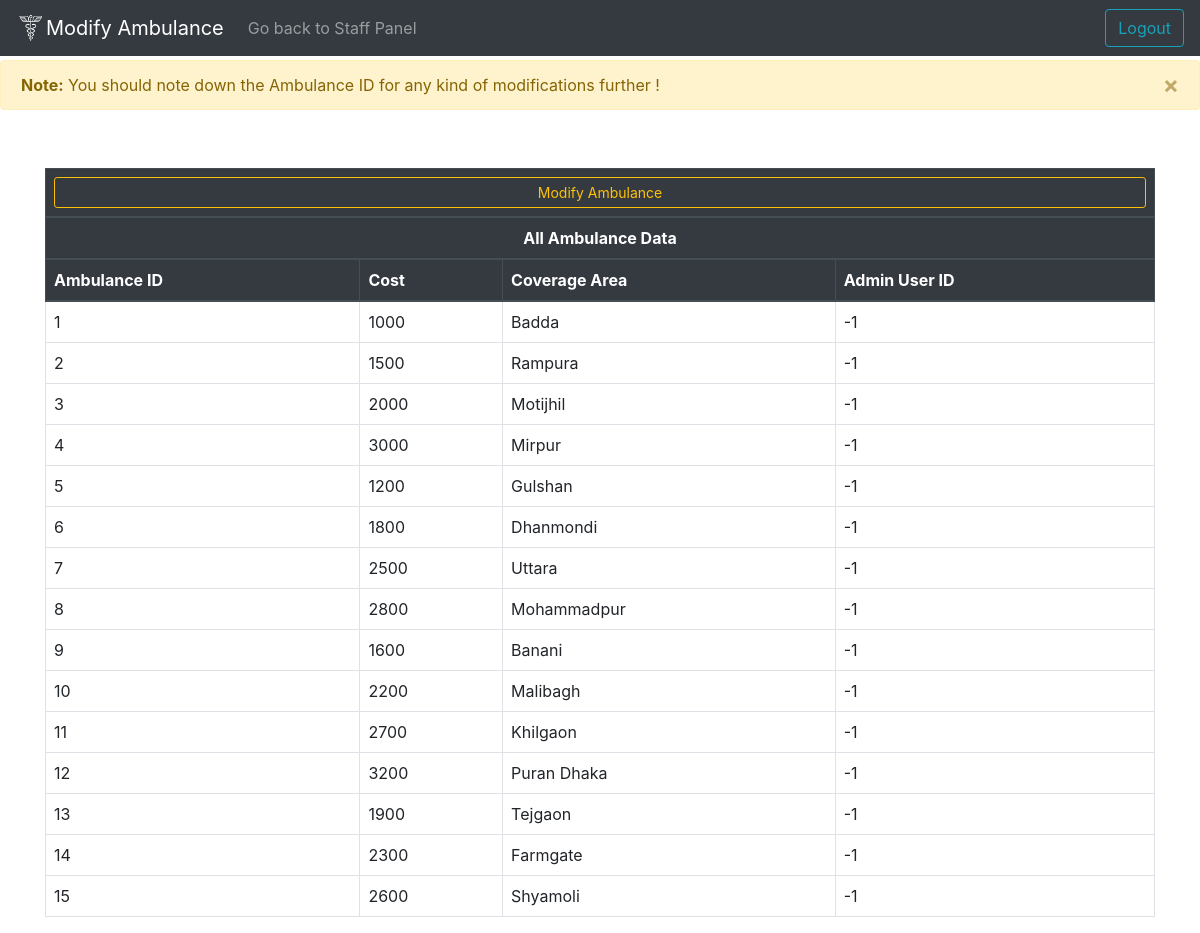
The page /Unicare/staff/ambulance/ambulance.php on the database its author committed.
### tables this page shows
CREATE TABLE `ambulance` (
  `ID` int(10) NOT NULL,
  `Cost` int(11) DEFAULT NULL,
  `Coverage_area` varchar(30) DEFAULT NULL,
  `Admin_user_id` int(10) DEFAULT NULL
);

### Unicare/staff/ambulance/ambulance.php (the view, shortened to what this page needs)
<!DOCTYPE html>
<html lang="en">
<head>
    <link rel="stylesheet" href="../../css/bootstrap/css/bootstrap.min.css">
    <link rel="stylesheet" href="../../css/style.css">
</head>
<body>
<body>
    <nav class="navbar navbar-expand-lg fixed-top navbar-dark bg-dark">
        <a class="navbar-brand" href="#"><img src="../../media/favicon.png" width="30" height="30" class="d-inline-block align-top" alt="">Modify Ambulance</a>
          <div class="collapse navbar-collapse" id="navbarSupportedContent">
          <ul class="navbar-nav mr-auto">
            <li class="nav-item">
            <a class="nav-link" href="../staff_panel.php">Go back to Staff Panel</a>
            </li>
        </ul>
        <a class="btn btn-outline-info ml-aut"  href="../../index.php" role="button" >Logout</a>
      </nav>
    <div class="admin_alert">
    <div class="alert alert-warning alert-dismissible fade show" role="alert">
        <strong>Note:</strong> You should note down the Ambulance ID for any kind of modifications further !
        <button type="button" class="close" data-dismiss="alert" aria-label="Close">
            <span aria-hidden="true">&times;</span>
        </button>
    </div>
        </div>
        <?php
require_once '../../dbconnect.php';
?>
<div class="container mt-5" id="table">
    <div class="table-responsive">
        <table class="table custom-table">
            <thead class="thead-dark">
                <tr>
                    <th colspan="5" class="text-center"><button type="button" class="btn btn-outline-warning btn-sm btn-block" data-toggle="modal" data-target="#addAdminModal">Modify Ambulance</button></th>
                </tr>
                <tr>
                    <th colspan="4" class="text-center">All Ambulance Data</th>
                </tr>
                <tr>
                    <th>Ambulance ID</th>
                    <th>Cost</th>
                    <th>Coverage Area</th>
                    <th>Admin User ID</th>
                </tr>
            </thead>
            <tbody>
                <?php
                $sql = "SELECT * FROM Ambulance";
                $result = mysqli_query($conn, $sql);
                if (mysqli_num_rows($result) > 0) {
                    while($row = mysqli_fetch_assoc($result)) {
                        echo "<tr>";
                        echo "<td>" . $row['ID'] . "</td>";
                        echo "<td>" . $row['Cost'] . "</td>";
                        echo "<td>" . $row['Coverage_area'] . "</td>";
                        echo "<td>" . $row['Admin_user_id'] . "</td>";
                        echo "</tr>";
                    }
                } else {
                    echo "<tr><td colspan='4'>No records found</td></tr>";
                }
                ?>
            </tbody>
        </table>
    </div>
</div>
</body>
</html>

### Unicare/css/style.css (style rules this page uses)
.custom-table { border: 1px solid #dee2e6; border-collapse: collapse; }
.custom-table th, .custom-table td { border: 1px solid #dee2e6; padding: 8px; }
.custom-table thead { background-color: #343a40; color: #fff; }
table { margin-top: 10px; }
.admin_alert { margin-top: 60px; }
html, body { height: 100%; margin: 0; padding: 0; }

### rows shown on the page
ambulance: ID "1", Cost "1000", Coverage_area "Badda", Admin_user "-1"
ambulance: ID "2", Cost "1500", Coverage_area "Rampura", Admin_user "-1"
ambulance: ID "3", Cost "2000", Coverage_area "Motijhil", Admin_user "-1"
ambulance: ID "4", Cost "3000", Coverage_area "Mirpur", Admin_user "-1"
ambulance: ID "5", Cost "1200", Coverage_area "Gulshan", Admin_user "-1"
ambulance: ID "6", Cost "1800", Coverage_area "Dhanmondi", Admin_user "-1"
ambulance: ID "7", Cost "2500", Coverage_area "Uttara", Admin_user "-1"
ambulance: ID "8", Cost "2800", Coverage_area "Mohammadpur", Admin_user "-1"
ambulance: ID "9", Cost "1600", Coverage_area "Banani", Admin_user "-1"
ambulance: ID "10", Cost "2200", Coverage_area "Malibagh", Admin_user "-1"
ambulance: ID "11", Cost "2700", Coverage_area "Khilgaon", Admin_user "-1"
ambulance: ID "12", Cost "3200", Coverage_area "Puran Dhaka", Admin_user "-1"
ambulance: ID "13", Cost "1900", Coverage_area "Tejgaon", Admin_user "-1"
ambulance: ID "14", Cost "2300", Coverage_area "Farmgate", Admin_user "-1"
ambulance: ID "15", Cost "2600", Coverage_area "Shyamoli", Admin_user "-1"
